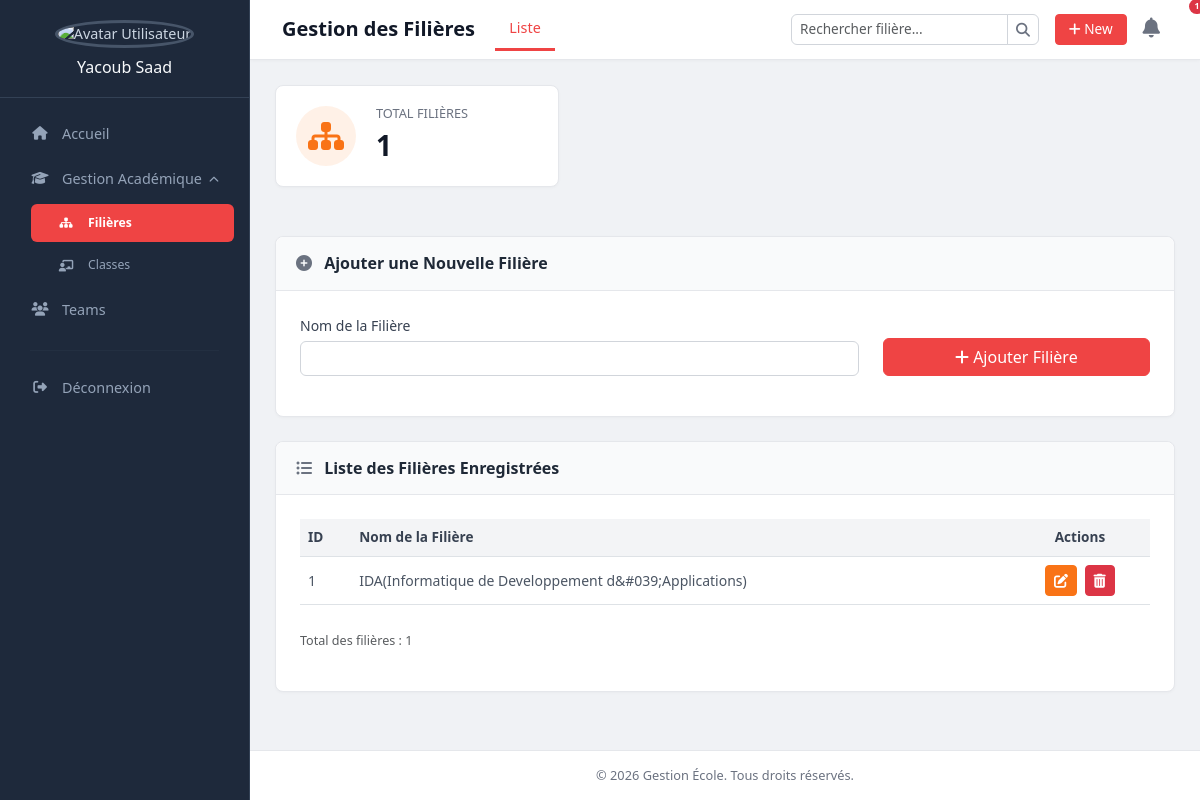
/dashboard/admin/gestion_filieres.php, run on the app's committed database.
### tables this page shows
CREATE TABLE IF NOT EXISTS `filieres` (
  `id` int NOT NULL AUTO_INCREMENT,
  `nom_filiere` varchar(100) DEFAULT NULL,
  PRIMARY KEY (`id`)
);

### dashboard/admin/gestion_filieres.php (the view, shortened to what this page needs)
<?php
class Database {
    private $host = 'localhost';
    private $db_name = 'gestion_school';
    private $username = 'root';
    private $password = '';
    private $conn;
    public function connect() {
        $this->conn = null;
        try {
            $this->conn = new PDO(
                'mysql:host=' . $this->host . ';dbname=' . $this->db_name,
                $this->username,
                $this->password
            );
            $this->conn->setAttribute(PDO::ATTR_ERRMODE, PDO::ERRMODE_EXCEPTION);
            $this->conn->exec('SET NAMES utf8');
        } catch(PDOException $e) {
            error_log('Erreur de connexion: ' . $e->getMessage());
            die('Erreur de connexion à la base de données. Vérifiez les identifiants et que le serveur MySQL est actif. Message: ' . $e->getMessage());
        }
        return $this->conn;
    }
    public function prepare($sql) {
        return $this->conn->prepare($sql);
    }
    public function execute($stmt, $params = []) {
        try {
            return $stmt->execute($params);
        } catch(PDOException $e) {
            error_log('Erreur d\'exécution: ' . $e->getMessage() . ' | Query: ' . $stmt->queryString);
            return false;
        }
    }
    public function fetchAll($stmt) {
        return $stmt->fetchAll(PDO::FETCH_ASSOC);
    }
}
function getCurrentPage() {
    return basename($_SERVER['SCRIPT_FILENAME']);
}
$database = new Database();
$pageTitle = "Gestion des Filières";
$edit_filiere_data = null;
$filieres_list = [];
$count_total_filieres = 0;
try {
    $stmt_list = $database->prepare("SELECT * FROM filieres ORDER BY nom_filiere ASC");
    if ($database->execute($stmt_list)) {
        $filieres_list = $database->fetchAll($stmt_list);
        $count_total_filieres = count($filieres_list);
    } else {
        $message = "Erreur lors de la récupération de la liste des filières.";
        $message_type = "danger";
    }
} catch (PDOException $e) {
    $message = "Erreur de base de données: " . $e->getMessage();
    $message_type = "danger";
}
$currentPage = getCurrentPage();
$userImageUrl = BASE_URL . 'assets/images/default_avatar.png';
?>
<!DOCTYPE html>
<html lang="fr">
<head>
    <link href="https://cdn.jsdelivr.net/npm/bootstrap@5.3.2/dist/css/bootstrap.min.css" rel="stylesheet">
    <link rel="stylesheet" href="https://cdnjs.cloudflare.com/ajax/libs/font-awesome/6.4.0/css/all.min.css">
</head>
<body>
    <aside class="sidebar">
        <div class="sidebar-header">
            <img src="<?php echo htmlspecialchars($userImageUrl); ?>" alt="Avatar Utilisateur" class="user-avatar">
            <h5><?php echo isset($_SESSION['user_nom_complet']) ? htmlspecialchars($_SESSION['user_nom_complet']) : 'Yacoub Saad'; ?></h5>
        </div>
        <nav class="nav sidebar-nav flex-column">
            <a class="nav-link <?php echo ($currentPage == 'dashboard.php') ? 'active' : ''; ?>" href="<?php echo BASE_URL; ?>dashboard.php">
                <i class="fas fa-home fa-fw"></i> Accueil
            </a>
            <a class="nav-link <?php echo ($currentPage == 'gestion_filieres.php' || $currentPage == 'gestion_classes.php') ? '' : 'collapsed'; ?>"
               href="#submenuGestionAcademique" data-bs-toggle="collapse" role="button"
               aria-expanded="<?php echo ($currentPage == 'gestion_filieres.php' || $currentPage == 'gestion_classes.php') ? 'true' : 'false'; ?>" aria-controls="submenuGestionAcademique">
                <i class="fas fa-graduation-cap fa-fw"></i> Gestion Académique
            </a>
            <div class="collapse <?php echo ($currentPage == 'gestion_filieres.php' || $currentPage == 'gestion_classes.php') ? 'show' : ''; ?>" id="submenuGestionAcademique">
                <ul class="nav flex-column ps-3">
                    <li class="nav-item">
                        <a class="nav-link <?php echo ($currentPage == 'gestion_filieres.php') ? 'active' : ''; ?>" href="<?php echo BASE_URL; ?>dashboard/admin/gestion_filieres.php">
                            <i class="fas fa-sitemap fa-fw"></i> Filières
                        </a>
                    </li>
                    <li class="nav-item">
                        <a class="nav-link <?php echo ($currentPage == 'gestion_classes.php') ? 'active' : ''; ?>" href="<?php echo BASE_URL; ?>dashboard/admin/gestion_classes.php">
                            <i class="fas fa-chalkboard-teacher fa-fw"></i> Classes
                        </a>
                    </li>
                </ul>
            </div>
             <a class="nav-link" href="#"><i class="fas fa-users fa-fw"></i> Teams</a>
            <hr class="sidebar-divider">
            <a class="nav-link" href="#"><i class="fas fa-sign-out-alt fa-fw"></i> Déconnexion</a>
        </nav>
    </aside>
    <div class="main-wrapper">
        <nav class="top-navbar navbar navbar-expand-lg">
            <div class="container-fluid">
                <h1 class="page-main-title"><?php echo htmlspecialchars($pageTitle); ?></h1>
                <ul class="nav nav-pills top-nav-tabs me-auto">
                    <li class="nav-item"><a href="<?php echo BASE_URL; ?>dashboard/admin/gestion_filieres.php" class="nav-link active" aria-current="page">Liste</a></li>
                </ul>
                <div class="collapse navbar-collapse" id="topNavContent">
                    <form class="d-flex ms-auto me-3 search-form" role="search">
                        <div class="input-group input-group-sm">
                            <input class="form-control" type="search" placeholder="Rechercher filière..." aria-label="Search">
                            <button class="btn btn-outline-secondary" type="submit"><i class="fas fa-search"></i></button>
                        </div>
                    </form>
                    <ul class="navbar-nav align-items-center">
                        <li class="nav-item"><button class="btn btn-sm btn-new"><i class="fas fa-plus"></i> New</button></li>
                        <li class="nav-item ms-2">
                            <a class="nav-link" href="#" role="button" title="Notifications">
                                <i class="fas fa-bell fs-5"></i><span class="badge rounded-pill bg-danger notification-badge">1</span>
                            </a>
                        </li>
                    </ul>
                </div>
            </div>
        </nav>
        <main class="content-area">
            <div class="row stats-card-row">
                <div class="col-xl-4 col-md-6 mb-4">
                    <div class="stat-card">
                        <div class="stat-card-icon icon-tasks-pending">
                            <i class="fas fa-sitemap"></i>
                        </div>
                        <div class="stat-card-info">
                            <h6>Total Filières</h6>
                            <span class="stat-number"><?php echo $count_total_filieres; ?></span>
                        </div>
                    </div>
                </div>
            </div>
            <div class="card card-custom mb-4">
                <div class="card-header">
                    <i class="fas <?php echo $edit_filiere_data ? 'fa-edit' : 'fa-plus-circle'; ?>"></i>
                    <?php echo $edit_filiere_data ? 'Modifier la Filière' : 'Ajouter une Nouvelle Filière'; ?>
                </div>
                <div class="card-body">
                    <form action="gestion_filieres.php" method="POST">
                        <div class="row">
                            <div class="col-md-8 mb-3">
                                <label for="nom_filiere" class="form-label">Nom de la Filière</label>
                                <input type="text" class="form-control" id="nom_filiere" name="nom_filiere"
                                       value="<?php echo $edit_filiere_data ? htmlspecialchars($edit_filiere_data['nom_filiere']) : ''; ?>" required>
                            </div>
                            <div class="col-md-4 mb-3 d-flex align-items-end">
                                <?php if ($edit_filiere_data): ?>
                                    <button type="submit" name="update_filiere" class="btn btn-custom-edit w-100 me-2"><i class="fas fa-save"></i> Mettre à Jour</button>
                                    <a href="gestion_filieres.php" class="btn btn-secondary w-100"><i class="fas fa-times"></i> Annuler</a>
                                <?php else: ?>
                                    <button type="submit" name="add_filiere" class="btn btn-custom-primary w-100"><i class="fas fa-plus"></i> Ajouter Filière</button>
                                <?php endif; ?>
                            </div>
                        </div>
                    </form>
                </div>
            </div>
            <div class="card card-custom">
                <div class="card-header">
                    <i class="fas fa-list-ul"></i> Liste des Filières Enregistrées
                </div>
                <div class="card-body">
                    <?php if (empty($filieres_list)): ?>
                        <div class="alert alert-custom-info" role="alert">Aucune filière n'a été trouvée.</div>
                    <?php else: ?>
                    <div class="table-responsive">
                        <table class="table table-hover">
                            <thead>
                                <tr>
                                    <th>ID</th>
                                    <th>Nom de la Filière</th>
                                    <th class="text-center">Actions</th>
                                </tr>
                            </thead>
                            <tbody>
                                <?php foreach ($filieres_list as $filiere): ?>
                                <tr>
                                    <td><?php echo htmlspecialchars($filiere['id']); ?></td>
                                    <td><?php echo htmlspecialchars($filiere['nom_filiere']); ?></td>
                                    <td class="text-center">
                                        <a href="gestion_filieres.php?edit_id=<?php echo htmlspecialchars($filiere['id']); ?>" class="btn btn-sm btn-custom-edit me-1" title="Modifier">
                                            <i class="fas fa-edit"></i>
                                        </a>
                                        <a href="gestion_filieres.php?delete_id=<?php echo htmlspecialchars($filiere['id']); ?>"
                                           class="btn btn-sm btn-danger" title="Supprimer"
                                           onclick="return confirm('Êtes-vous sûr de vouloir supprimer cette filière ? Cette action pourrait être irréversible si des classes y sont liées.');">
                                            <i class="fas fa-trash-alt"></i>
                                        </a>
                                    </td>
                                </tr>
                                <?php endforeach; ?>
                            </tbody>
                        </table>
                    </div>
                    <p class="mt-2 text-muted"><small>Total des filières : <?php echo $count_total_filieres; ?></small></p>
                    <?php endif; ?>
                </div>
            </div>
        </main>
        <footer class="page-footer">
            © <?php echo date("Y"); ?> Gestion École. Tous droits réservés.
        </footer>
    </div>
</body>
</html>

### data on the page
filieres: id "1", nom_filiere "IDA(Informatique de Developpement d&#039;Applications)"

### other printed values
$pageTitle "Gestion des Filières"
$count_total_filieres "1"
